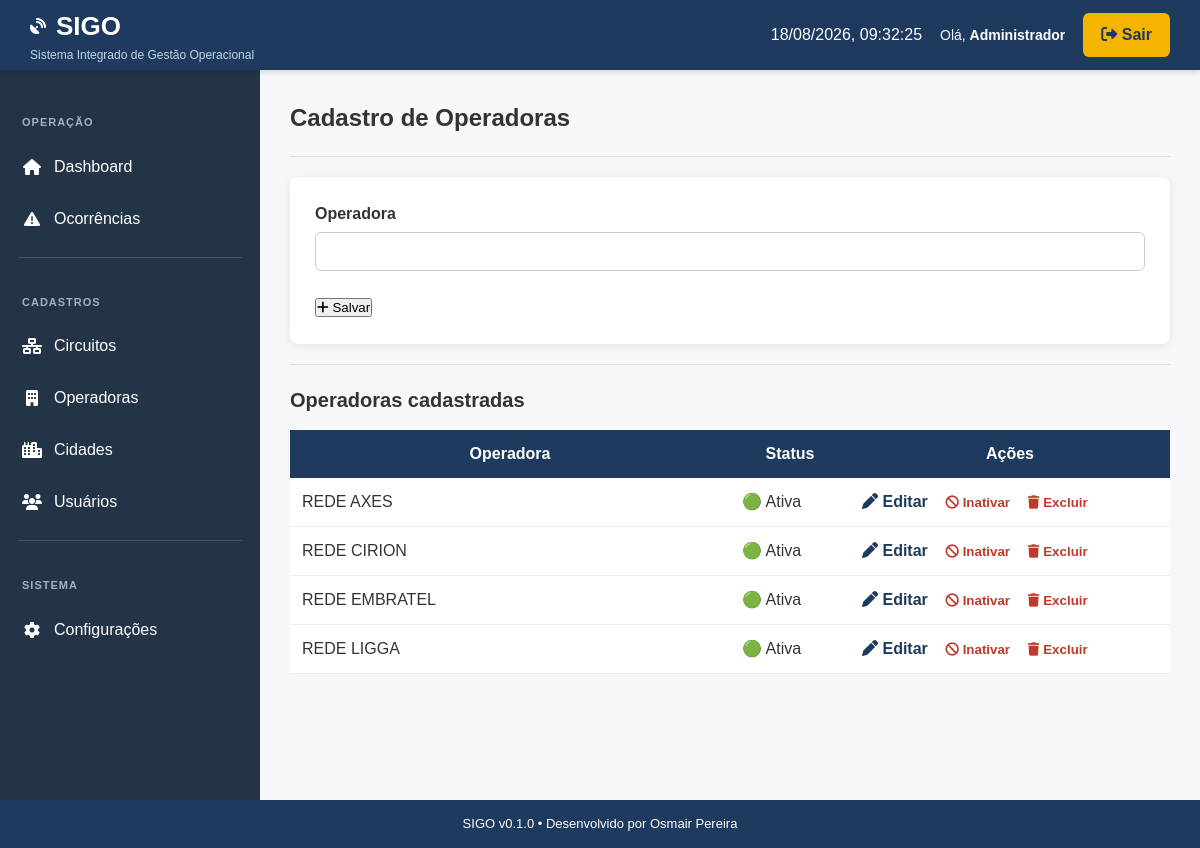
The app's page /operadoras (signed in) with its own data.
### app/models.py (models this page shows, shortened)
class BaseModel(db.Model):
    __abstract__ = True
    id = db.Column(db.Integer, primary_key=True)
    ativo = db.Column(
        db.Boolean,
        default=True,
        nullable=False,
    )
    created_at = db.Column(
        db.DateTime,
        default=agora,
        nullable=False,
    )
    updated_at = db.Column(
        db.DateTime,
        default=agora,
        onupdate=agora,
        nullable=False,
    )

class Usuario(UserMixin, BaseModel):
    __tablename__ = "usuarios"
    nome = db.Column(
        db.String(120),
        nullable=False,
    )
    login = db.Column(
        db.String(50),
        unique=True,
        nullable=False,
    )
    senha_hash = db.Column(
        db.String(255),
        nullable=False,
    )
    perfil = db.Column(
        db.String(20),
        nullable=False,
        default="USER",
    )

class Operadora(BaseModel):
    __tablename__ = "operadoras"
    nome = db.Column(
        db.String(100),
        unique=True,
        nullable=False,
    )

### app/routes/operadoras.py (the view, shortened to what this page needs)
@operadoras_bp.route("/operadoras", methods=["GET", "POST"])
@admin_required
def lista_operadoras():
    editar = None
    editar_id = request.args.get("editar")
    if editar_id:
        editar = Operadora.query.get_or_404(editar_id)
    operadoras = Operadora.query.order_by(
        Operadora.nome
    ).all()
    return render_template(
        "operadoras/lista.html",
        operadoras=operadoras,
        editar=editar,
    )

### app/templates/operadoras/lista.html (shortened to what this page needs)
{% extends "base.html" %}
{% block content %}
<h2>Cadastro de Operadoras</h2>
<hr>
<form method="POST" class="form-card">
    <label>Operadora</label>
    <input
        type="text"
        name="nome"
        required
        value="{{ editar.nome if editar else '' }}">
    <br><br>
    <button type="submit">
        {% if editar %}
            <i class="fa-solid fa-pen"></i>
            Atualizar
        {% else %}
            <i class="fa-solid fa-plus"></i>
            Salvar
        {% endif %}
    </button>
</form>
<hr>
<h3>Operadoras cadastradas</h3>
<table class="tabela">
    <thead>
        <tr>
            <th>Operadora</th>
            <th width="120">Status</th>
            <th width="320">Ações</th>
        </tr>
    </thead>
<tbody>
{% for operadora in operadoras %}
<tr>
    <td>{{ operadora.nome }}</td>
    <td>
        {% if operadora.ativo %}
            🟢 Ativa
        {% else %}
            🔴 Inativa
        {% endif %}
    </td>
    <td>
        <a href="{{ url_for('operadoras.lista_operadoras', editar=operadora.id) }}">
            <i class="fa-solid fa-pen"></i>
            Editar
        </a>
        <form
            method="POST"
            action="{{ url_for('operadoras.alterar_status', id=operadora.id) }}"
            style="display:inline;">
            <button type="submit">
                {% if operadora.ativo %}
                    <i class="fa-solid fa-ban"></i>
                    Inativar
                {% else %}
                    <i class="fa-solid fa-check"></i>
                    Ativar
                {% endif %}
            </button>
        </form>
        <form
            method="POST"
            action="{{ url_for('operadoras.excluir_operadora', id=operadora.id) }}"
            style="display:inline;">
            <button
                type="submit"
                onclick="return confirm('Deseja excluir definitivamente esta operadora?')">
                <i class="fa-solid fa-trash"></i>
                Excluir
            </button>
        </form>
    </td>
</tr>
{% endfor %}
</tbody>
</table>
{% endblock %}

### app/templates/base.html (shortened to what this page needs)
<!DOCTYPE html>
<html lang="pt-BR">
<head>
    <link
        rel="stylesheet"
        href="{{ url_for('static', filename='css/base.css') }}">
    <link
        rel="stylesheet"
        href="{{ url_for('static', filename='css/layout.css') }}">
    <link
        rel="stylesheet"
        href="{{ url_for('static', filename='css/dashboard.css') }}">
    <link
        rel="stylesheet"
        href="{{ url_for('static', filename='css/crud.css') }}">
    <link
        rel="stylesheet"
        href="{{ url_for('static', filename='css/login.css') }}">
    <link
        rel="stylesheet"
        href="{{ url_for('static', filename='css/components.css') }}">
    <link
        rel="stylesheet"
        href="{{ url_for('static', filename='css/responsive.css') }}">
    <link
        rel="stylesheet"
        href="https://cdnjs.cloudflare.com/ajax/libs/font-awesome/6.7.2/css/all.min.css">
</head>
<body>
<header class="topo">
    <div class="logo">
        <div class="logo-titulo">
            <i class="fa-solid fa-satellite-dish"></i>
            <h1>SIGO</h1>
        </div>
        <span>
            Sistema Integrado de Gestão Operacional
        </span>
    </div>
    <div class="topo-direita">
        <span id="relogio"></span>
        {% if current_user.is_authenticated %}
            <span class="usuario-logado">
                Olá,
                <strong>{{ current_user.nome }}</strong>
            </span>
            <a
                href="{{ url_for('auth.logout') }}"
                class="btn-topo">
                <i class="fa-solid fa-right-from-bracket"></i>
                Sair
            </a>
        {% endif %}
    </div>
</header>
<div class="container">
    <aside class="menu">
        <ul>
            <li class="menu-titulo">
                Operação
            </li>
            <li>
                <a href="{{ url_for('main.dashboard') }}">
                    <i class="fa-solid fa-house"></i>
                    Dashboard
                </a>
            </li>
            <li>
                <a href="{{ url_for('ocorrencias.lista_ocorrencias') }}">
                    <i class="fa-solid fa-triangle-exclamation"></i>
                    Ocorrências
                </a>
            </li>
            <div class="menu-separador"></div>
            {% if current_user.is_authenticated and current_user.perfil == "ADMIN" %}
                <li class="menu-titulo">
                    Cadastros
                </li>
                <li>
                    <a href="{{ url_for('circuitos.lista_circuitos') }}">
                        <i class="fa-solid fa-network-wired"></i>
                        Circuitos
                    </a>
                </li>
                <li>
                    <a href="{{ url_for('operadoras.lista_operadoras') }}">
                        <i class="fa-solid fa-building"></i>
                        Operadoras
                    </a>
                </li>
                <li>
                    <a href="{{ url_for('cidades.lista_cidades') }}">
                        <i class="fa-solid fa-city"></i>
                        Cidades
                    </a>
                </li>
                <li>
                    <a href="{{ url_for('usuarios.lista_usuarios') }}">
                        <i class="fa-solid fa-users"></i>
                        Usuários
                    </a>
                </li>
                <div class="menu-separador"></div>
                <li class="menu-titulo">
                    Sistema
                </li>
                <li>
                    <a href="#">
                        <i class="fa-solid fa-gear"></i>
                        Configurações
                    </a>
                </li>
            {% endif %}
        </ul>
    </aside>
    <main class="conteudo">
        {% block content %}
        {% endblock %}
    </main>
</div>
<footer>
    SIGO v0.1.0 • Desenvolvido por Osmair Pereira
</footer>
</body>
</html>

### app/static/css/base.css (style rules this page uses)
* { margin:0; padding:0; box-sizing:border-box; }
html { scroll-behavior:smooth; }
body { font-family:Arial, Helvetica, sans-serif; background:#f4f6f9; color:#333; line-height:1.5; }
a { color:inherit; text-decoration:none; }
h1 { font-size:28px; }
h2 { font-size:24px; margin-bottom:15px; }
h3 { font-size:20px; margin-bottom:15px; }
hr { margin:20px 0; border:none; border-top:1px solid #ddd; }

### app/static/css/layout.css (style rules this page uses)
body { margin:0; padding:0; display:flex; flex-direction:column; min-height:100vh; background:#f5f7fa; }
.topo { height:70px; background:#1F3A5F; color:#fff; display:flex; justify-content:space-between; align-items:center; padding:0 30px; box-shadow:0 2px 6px rgba(0,0,0,.15); position:sticky; top:0; z-index:1000; }
.logo { display:flex; flex-direction:column; }
.logo-titulo { display:flex; align-items:center; gap:10px; }
.logo-titulo h1 { margin:0; font-size:26px; }
.logo span { font-size:12px; color:#c9d5e3; }
.topo-direita { display:flex; align-items:center; gap:18px; }
.usuario-logado { font-size:14px; }
.btn-topo { background:#F4B400; color:#1F3A5F; text-decoration:none; padding:10px 18px; border-radius:6px; font-weight:bold; transition:.25s; }
.container { flex:1; display:flex; }
.menu { width:260px; background:#243447; color:#fff; min-height:calc(100vh - 70px); }
.menu ul { margin:0; padding:20px 0; list-style:none; }
.menu li { transition:.2s; }
.menu a { display:flex; align-items:center; gap:12px; color:#fff; text-decoration:none; padding:14px 22px; }
.menu a i { width:20px; text-align:center; }
.menu-titulo { padding:24px 22px 10px; color:#9fb3c8; font-size:11px; font-weight:bold; text-transform:uppercase; letter-spacing:1px; cursor:default; }
.menu-separador { height:1px; background:#3d5267; margin:12px 18px; }
.conteudo { flex:1; padding:30px; }
footer { background:#1F3A5F; color:#fff; text-align:center; padding:14px; font-size:13px; }

### app/static/css/crud.css (style rules this page uses)
.form-card { background:#fff; padding:25px; border-radius:8px; box-shadow:0 2px 8px rgba(0,0,0,.08); }
label { display:block; margin-bottom:6px; font-weight:bold; }
input, select, textarea { width:100%; padding:10px; border:1px solid #ccc; border-radius:6px; font-size:15px; }
.tabela { width:100%; border-collapse:collapse; background:#fff; }
.tabela th { background:#1F3A5F; color:#fff; padding:12px; }
.tabela td { padding:12px; border-bottom:1px solid #ececec; }
.tabela a { color:#1F3A5F; font-weight:bold; }
.tabela button { background:none; border:none; color:#c0392b; font-weight:bold; }

### app/static/css/components.css (style rules this page uses)
button { cursor:pointer; transition:.2s; }

### records on screen
Usuario: nome "Administrador"
Operadora: nome "REDE AXES", ativo "🟢 Ativa"
Operadora: nome "REDE CIRION", ativo "🟢 Ativa"
Operadora: nome "REDE EMBRATEL", ativo "🟢 Ativa"
Operadora: nome "REDE LIGGA", ativo "🟢 Ativa"
